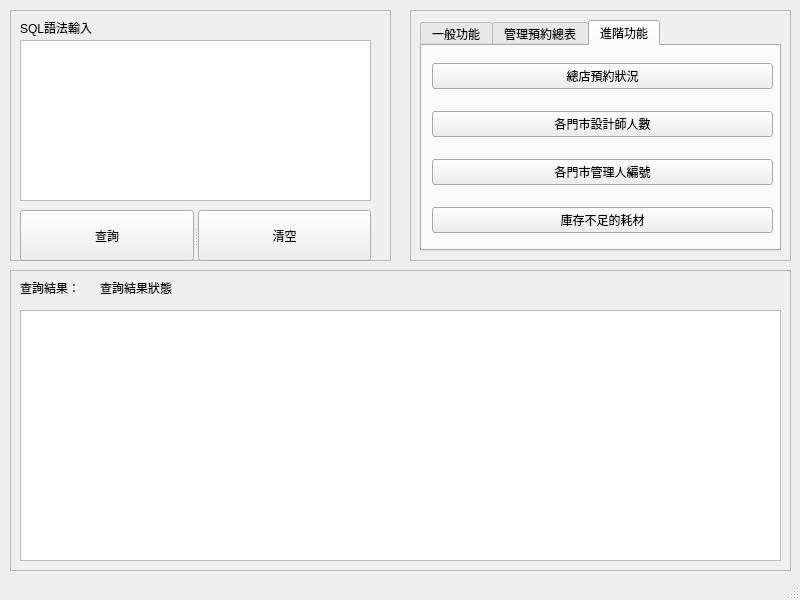
<?xml version="1.0" encoding="UTF-8"?>
<ui version="4.0">
 <class>MainWindow</class>
 <widget class="QMainWindow" name="MainWindow">
  <property name="geometry">
   <rect>
    <x>0</x>
    <y>0</y>
    <width>800</width>
    <height>600</height>
   </rect>
  </property>
  <property name="windowTitle">
   <string>MainWindow</string>
  </property>
  <widget class="QWidget" name="centralwidget">
   <widget class="QFrame" name="frame_2">
    <property name="geometry">
     <rect>
      <x>10</x>
      <y>10</y>
      <width>381</width>
      <height>251</height>
     </rect>
    </property>
    <property name="autoFillBackground">
     <bool>false</bool>
    </property>
    <property name="frameShape">
     <enum>QFrame::StyledPanel</enum>
    </property>
    <property name="frameShadow">
     <enum>QFrame::Raised</enum>
    </property>
    <widget class="QTextEdit" name="textEdit">
     <property name="geometry">
      <rect>
       <x>10</x>
       <y>30</y>
       <width>351</width>
       <height>161</height>
      </rect>
     </property>
     <property name="html">
      <string>&lt;!DOCTYPE HTML PUBLIC &quot;-//W3C//DTD HTML 4.0//EN&quot; &quot;http://www.w3.org/TR/REC-html40/strict.dtd&quot;&gt;
&lt;html&gt;&lt;head&gt;&lt;meta name=&quot;qrichtext&quot; content=&quot;1&quot; /&gt;&lt;style type=&quot;text/css&quot;&gt;
p, li { white-space: pre-wrap; }
&lt;/style&gt;&lt;/head&gt;&lt;body style=&quot; font-family:'.AppleSystemUIFont'; font-size:13pt; font-weight:400; font-style:normal;&quot;&gt;
&lt;p style=&quot;-qt-paragraph-type:empty; margin-top:0px; margin-bottom:0px; margin-left:0px; margin-right:0px; -qt-block-indent:0; text-indent:0px;&quot;&gt;&lt;br /&gt;&lt;/p&gt;&lt;/body&gt;&lt;/html&gt;</string>
     </property>
    </widget>
    <widget class="QLabel" name="label_2">
     <property name="geometry">
      <rect>
       <x>10</x>
       <y>10</y>
       <width>81</width>
       <height>16</height>
      </rect>
     </property>
     <property name="text">
      <string>SQL語法輸入</string>
     </property>
    </widget>
    <widget class="QSplitter" name="splitter">
     <property name="geometry">
      <rect>
       <x>10</x>
       <y>200</y>
       <width>351</width>
       <height>51</height>
      </rect>
     </property>
     <property name="orientation">
      <enum>Qt::Horizontal</enum>
     </property>
     <widget class="QPushButton" name="pushButton">
      <property name="text">
       <string>查詢</string>
      </property>
     </widget>
     <widget class="QPushButton" name="pushButton_2">
      <property name="text">
       <string>清空</string>
      </property>
     </widget>
    </widget>
   </widget>
   <widget class="QFrame" name="frame">
    <property name="geometry">
     <rect>
      <x>10</x>
      <y>270</y>
      <width>781</width>
      <height>301</height>
     </rect>
    </property>
    <property name="frameShape">
     <enum>QFrame::StyledPanel</enum>
    </property>
    <property name="frameShadow">
     <enum>QFrame::Raised</enum>
    </property>
    <widget class="QTableWidget" name="tableWidget">
     <property name="geometry">
      <rect>
       <x>10</x>
       <y>40</y>
       <width>761</width>
       <height>251</height>
      </rect>
     </property>
    </widget>
    <widget class="QLabel" name="label">
     <property name="geometry">
      <rect>
       <x>10</x>
       <y>10</y>
       <width>71</width>
       <height>16</height>
      </rect>
     </property>
     <property name="text">
      <string>查詢結果：</string>
     </property>
    </widget>
    <widget class="QLabel" name="label_22">
     <property name="geometry">
      <rect>
       <x>90</x>
       <y>10</y>
       <width>81</width>
       <height>16</height>
      </rect>
     </property>
     <property name="text">
      <string>查詢結果狀態</string>
     </property>
    </widget>
   </widget>
   <widget class="QFrame" name="frame_3">
    <property name="geometry">
     <rect>
      <x>410</x>
      <y>10</y>
      <width>381</width>
      <height>251</height>
     </rect>
    </property>
    <property name="frameShape">
     <enum>QFrame::StyledPanel</enum>
    </property>
    <property name="frameShadow">
     <enum>QFrame::Raised</enum>
    </property>
    <widget class="QTabWidget" name="tabWidget">
     <property name="geometry">
      <rect>
       <x>10</x>
       <y>10</y>
       <width>361</width>
       <height>231</height>
      </rect>
     </property>
     <property name="layoutDirection">
      <enum>Qt::LeftToRight</enum>
     </property>
     <property name="tabPosition">
      <enum>QTabWidget::North</enum>
     </property>
     <property name="tabShape">
      <enum>QTabWidget::Rounded</enum>
     </property>
     <property name="currentIndex">
      <number>2</number>
     </property>
     <property name="elideMode">
      <enum>Qt::ElideLeft</enum>
     </property>
     <property name="movable">
      <bool>false</bool>
     </property>
     <widget class="QWidget" name="tab_3">
      <attribute name="title">
       <string>一般功能</string>
      </attribute>
      <widget class="QSpinBox" name="spinBox">
       <property name="geometry">
        <rect>
         <x>140</x>
         <y>10</y>
         <width>48</width>
         <height>24</height>
        </rect>
       </property>
      </widget>
      <widget class="QPushButton" name="pushButton_5">
       <property name="geometry">
        <rect>
         <x>230</x>
         <y>0</y>
         <width>111</width>
         <height>41</height>
        </rect>
       </property>
       <property name="text">
        <string>預約列表</string>
       </property>
      </widget>
      <widget class="QLabel" name="label_5">
       <property name="geometry">
        <rect>
         <x>10</x>
         <y>60</y>
         <width>51</width>
         <height>21</height>
        </rect>
       </property>
       <property name="text">
        <string>客人電話</string>
       </property>
      </widget>
      <widget class="QLineEdit" name="lineEdit">
       <property name="geometry">
        <rect>
         <x>70</x>
         <y>60</y>
         <width>113</width>
         <height>21</height>
        </rect>
       </property>
       <property name="text">
        <string/>
       </property>
      </widget>
      <widget class="QPushButton" name="pushButton_3">
       <property name="geometry">
        <rect>
         <x>230</x>
         <y>50</y>
         <width>111</width>
         <height>41</height>
        </rect>
       </property>
       <property name="text">
        <string>預約狀況</string>
       </property>
      </widget>
      <widget class="Line" name="line">
       <property name="geometry">
        <rect>
         <x>10</x>
         <y>40</y>
         <width>341</width>
         <height>16</height>
        </rect>
       </property>
       <property name="orientation">
        <enum>Qt::Horizontal</enum>
       </property>
      </widget>
      <widget class="Line" name="line_2">
       <property name="geometry">
        <rect>
         <x>10</x>
         <y>90</y>
         <width>341</width>
         <height>16</height>
        </rect>
       </property>
       <property name="orientation">
        <enum>Qt::Horizontal</enum>
       </property>
      </widget>
      <widget class="QLabel" name="label_9">
       <property name="geometry">
        <rect>
         <x>10</x>
         <y>160</y>
         <width>51</width>
         <height>21</height>
        </rect>
       </property>
       <property name="text">
        <string>客人電話</string>
       </property>
      </widget>
      <widget class="QLineEdit" name="lineEdit_3">
       <property name="geometry">
        <rect>
         <x>70</x>
         <y>160</y>
         <width>113</width>
         <height>21</height>
        </rect>
       </property>
       <property name="text">
        <string/>
       </property>
      </widget>
      <widget class="QLabel" name="label_10">
       <property name="geometry">
        <rect>
         <x>10</x>
         <y>100</y>
         <width>71</width>
         <height>21</height>
        </rect>
       </property>
       <property name="text">
        <string>設計師編號</string>
       </property>
      </widget>
      <widget class="QSpinBox" name="spinBox_3">
       <property name="geometry">
        <rect>
         <x>140</x>
         <y>100</y>
         <width>48</width>
         <height>24</height>
        </rect>
       </property>
      </widget>
      <widget class="QLabel" name="label_11">
       <property name="geometry">
        <rect>
         <x>10</x>
         <y>130</y>
         <width>51</width>
         <height>21</height>
        </rect>
       </property>
       <property name="text">
        <string>美髮項目</string>
       </property>
      </widget>
      <widget class="QPushButton" name="pushButton_7">
       <property name="geometry">
        <rect>
         <x>230</x>
         <y>110</y>
         <width>113</width>
         <height>91</height>
        </rect>
       </property>
       <property name="text">
        <string>預約美髮</string>
       </property>
      </widget>
      <widget class="QLabel" name="label_12">
       <property name="geometry">
        <rect>
         <x>10</x>
         <y>10</y>
         <width>71</width>
         <height>21</height>
        </rect>
       </property>
       <property name="text">
        <string>設計師編號</string>
       </property>
      </widget>
      <widget class="QComboBox" name="comboBox">
       <property name="geometry">
        <rect>
         <x>73</x>
         <y>130</y>
         <width>111</width>
         <height>26</height>
        </rect>
       </property>
       <item>
        <property name="text">
         <string>洗髮</string>
        </property>
       </item>
       <item>
        <property name="text">
         <string>剪髮</string>
        </property>
       </item>
       <item>
        <property name="text">
         <string>洗髮+剪髮</string>
        </property>
       </item>
       <item>
        <property name="text">
         <string>燙髮</string>
        </property>
       </item>
       <item>
        <property name="text">
         <string>染髮</string>
        </property>
       </item>
      </widget>
     </widget>
     <widget class="QWidget" name="tab">
      <attribute name="title">
       <string>管理預約總表</string>
      </attribute>
      <widget class="QPushButton" name="pushButton_4">
       <property name="geometry">
        <rect>
         <x>0</x>
         <y>0</y>
         <width>351</width>
         <height>41</height>
        </rect>
       </property>
       <property name="text">
        <string>顯示預約總表</string>
       </property>
      </widget>
      <widget class="QLabel" name="label_3">
       <property name="geometry">
        <rect>
         <x>30</x>
         <y>50</y>
         <width>61</width>
         <height>41</height>
        </rect>
       </property>
       <property name="text">
        <string>預約編號</string>
       </property>
      </widget>
      <widget class="QSpinBox" name="spinBox_2">
       <property name="geometry">
        <rect>
         <x>150</x>
         <y>60</y>
         <width>48</width>
         <height>24</height>
        </rect>
       </property>
      </widget>
      <widget class="QPushButton" name="pushButton_6">
       <property name="geometry">
        <rect>
         <x>230</x>
         <y>50</y>
         <width>111</width>
         <height>41</height>
        </rect>
       </property>
       <property name="text">
        <string>刪除</string>
       </property>
      </widget>
      <widget class="QLabel" name="label_4">
       <property name="geometry">
        <rect>
         <x>10</x>
         <y>40</y>
         <width>60</width>
         <height>16</height>
        </rect>
       </property>
       <property name="text">
        <string>刪除</string>
       </property>
      </widget>
      <widget class="Line" name="line_3">
       <property name="geometry">
        <rect>
         <x>10</x>
         <y>89</y>
         <width>331</width>
         <height>31</height>
        </rect>
       </property>
       <property name="orientation">
        <enum>Qt::Horizontal</enum>
       </property>
      </widget>
      <widget class="QLabel" name="label_6">
       <property name="geometry">
        <rect>
         <x>10</x>
         <y>110</y>
         <width>60</width>
         <height>16</height>
        </rect>
       </property>
       <property name="text">
        <string>更新</string>
       </property>
      </widget>
      <widget class="QLabel" name="label_7">
       <property name="geometry">
        <rect>
         <x>30</x>
         <y>120</y>
         <width>61</width>
         <height>41</height>
        </rect>
       </property>
       <property name="text">
        <string>預約編號</string>
       </property>
      </widget>
      <widget class="QSpinBox" name="spinBox_4">
       <property name="geometry">
        <rect>
         <x>150</x>
         <y>130</y>
         <width>48</width>
         <height>24</height>
        </rect>
       </property>
      </widget>
      <widget class="QComboBox" name="comboBox_3">
       <property name="geometry">
        <rect>
         <x>93</x>
         <y>170</y>
         <width>111</width>
         <height>26</height>
        </rect>
       </property>
       <item>
        <property name="text">
         <string>洗髮</string>
        </property>
       </item>
       <item>
        <property name="text">
         <string>剪髮</string>
        </property>
       </item>
       <item>
        <property name="text">
         <string>洗髮+剪髮</string>
        </property>
       </item>
       <item>
        <property name="text">
         <string>燙髮</string>
        </property>
       </item>
       <item>
        <property name="text">
         <string>染髮</string>
        </property>
       </item>
      </widget>
      <widget class="QLabel" name="label_21">
       <property name="geometry">
        <rect>
         <x>30</x>
         <y>170</y>
         <width>51</width>
         <height>21</height>
        </rect>
       </property>
       <property name="text">
        <string>美髮項目</string>
       </property>
      </widget>
      <widget class="QPushButton" name="pushButton_25">
       <property name="geometry">
        <rect>
         <x>230</x>
         <y>140</y>
         <width>111</width>
         <height>41</height>
        </rect>
       </property>
       <property name="text">
        <string>更新</string>
       </property>
      </widget>
     </widget>
     <widget class="QWidget" name="tab_2">
      <attribute name="title">
       <string>進階功能</string>
      </attribute>
      <widget class="QWidget" name="layoutWidget">
       <property name="geometry">
        <rect>
         <x>10</x>
         <y>1</y>
         <width>341</width>
         <height>202</height>
        </rect>
       </property>
       <layout class="QVBoxLayout" name="verticalLayout">
        <item>
         <widget class="QPushButton" name="pushButton_13">
          <property name="text">
           <string>總店預約狀況</string>
          </property>
         </widget>
        </item>
        <item>
         <widget class="QPushButton" name="pushButton_11">
          <property name="text">
           <string>各門市設計師人數</string>
          </property>
         </widget>
        </item>
        <item>
         <widget class="QPushButton" name="pushButton_12">
          <property name="text">
           <string>各門市管理人編號</string>
          </property>
         </widget>
        </item>
        <item>
         <widget class="QPushButton" name="pushButton_9">
          <property name="text">
           <string>庫存不足的耗材</string>
          </property>
         </widget>
        </item>
       </layout>
      </widget>
     </widget>
    </widget>
   </widget>
  </widget>
  <widget class="QStatusBar" name="statusbar"/>
 </widget>
 <resources/>
 <connections/>
</ui>
